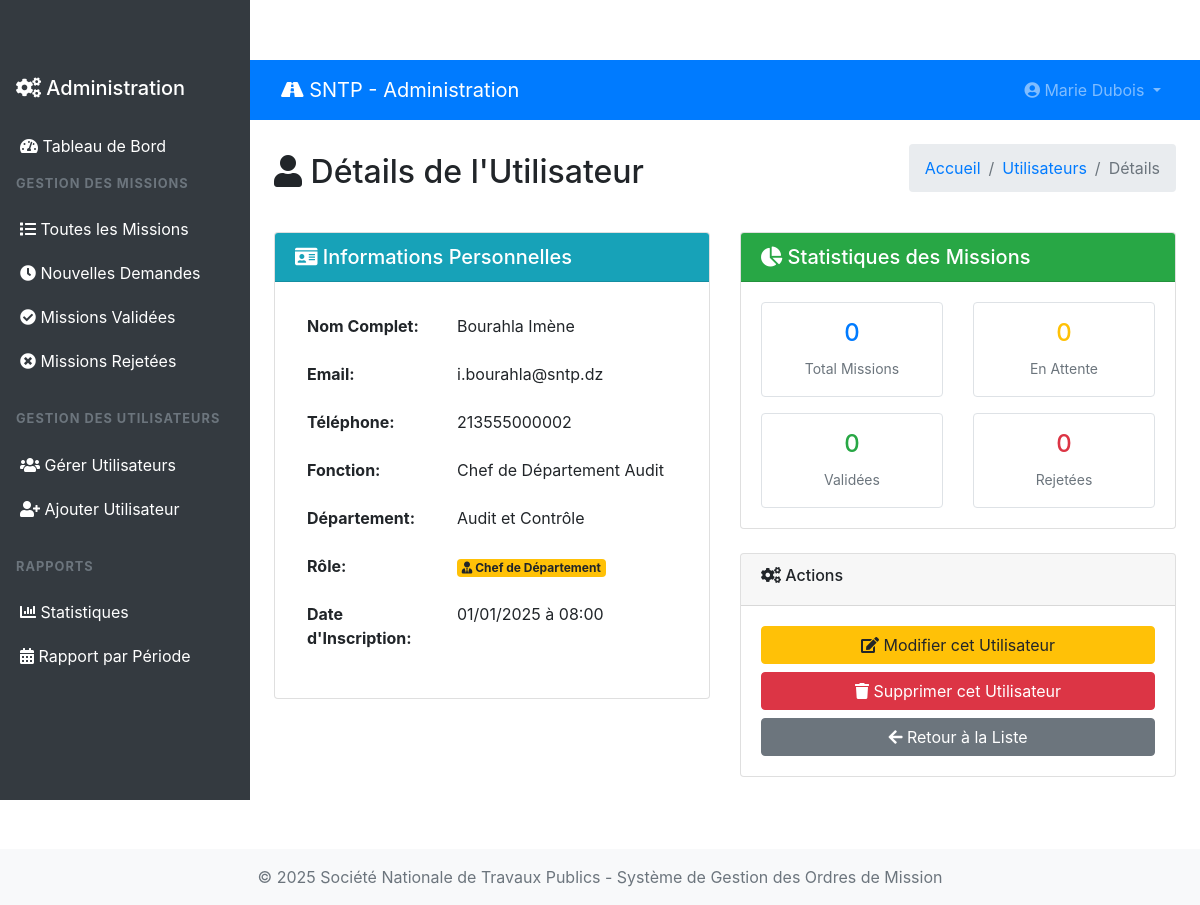
The page /admin/view-user.php?viewid=2 (signed in) on the database as committed earlier.
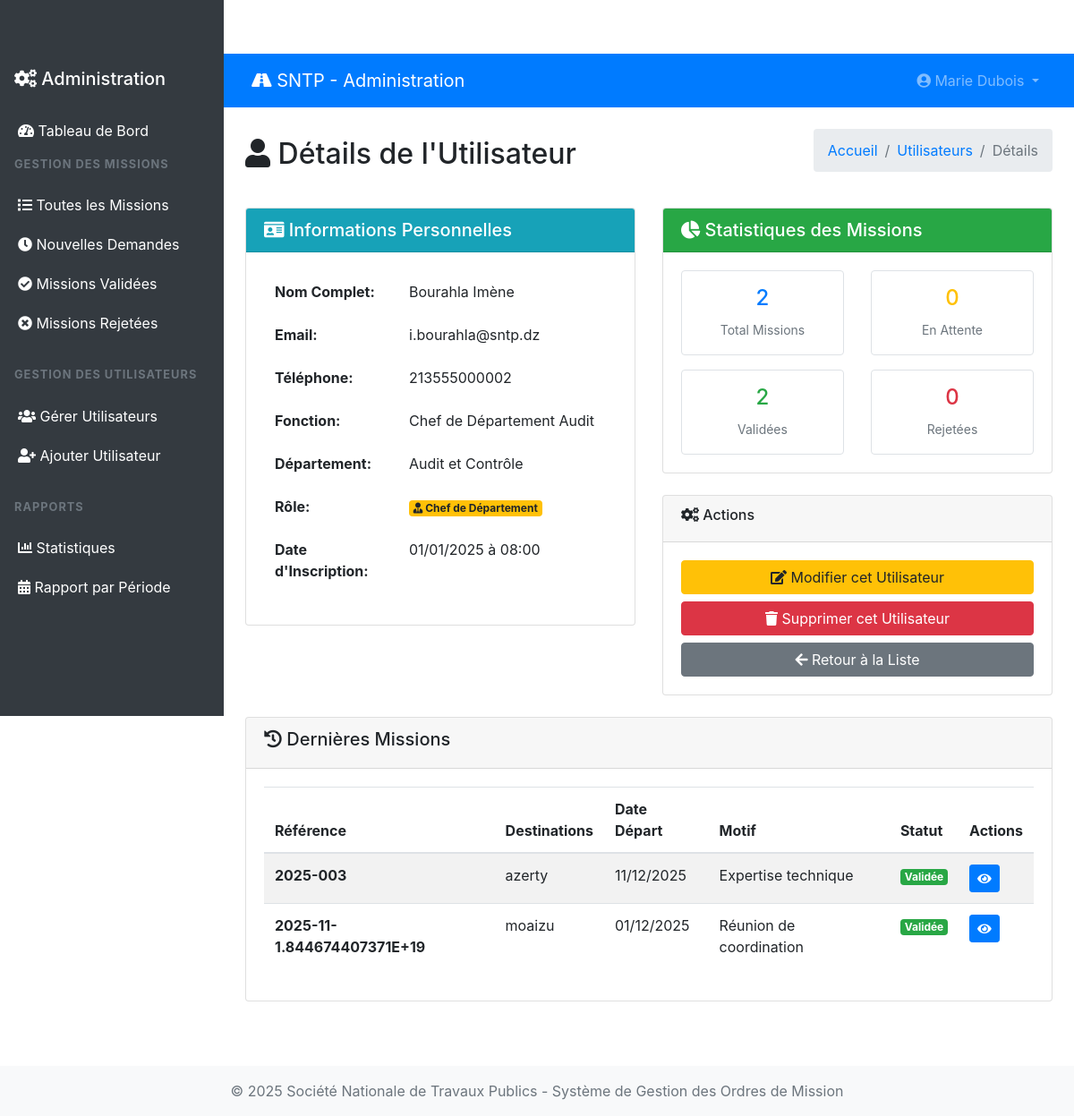
The same page on the database as committed later.
### tables this page shows
CREATE TABLE `tblmissions` (
  `ID` int(10) NOT NULL,
  `UserID` int(5) NOT NULL,
  `SubmittedBy` int(5) DEFAULT NULL,
  `ReferenceNumber` varchar(50) DEFAULT NULL,
  `NomPrenom` varchar(400) DEFAULT NULL,
  `Fonction` varchar(200) DEFAULT NULL,
  `VilleDepart` varchar(200) DEFAULT NULL,
  `DateDepart` date DEFAULT NULL,
  `Destinations` text DEFAULT NULL,
  `ItineraireType` varchar(100) DEFAULT NULL,
  `MotifDeplacement` varchar(300) DEFAULT NULL,
  `MoyenTransport` varchar(200) DEFAULT NULL,
  `DateRetour` date DEFAULT NULL,
  `Observations` text DEFAULT NULL,
  `Status` enum('en_attente','validee','rejetee','en_cours') DEFAULT 'en_attente',
  `Remarque` text DEFAULT NULL,
  `ValidatedBy` int(5) DEFAULT NULL,
  `DateCreation` timestamp NULL DEFAULT current_timestamp(),
  `DateValidation` timestamp NULL DEFAULT NULL ON UPDATE current_timestamp(),
  `SignaturePath` varchar(255) DEFAULT NULL COMMENT 'Signature manuscrite lors de la validation',
  `StampPath` varchar(255) DEFAULT NULL COMMENT 'Cachet officiel utilisé'
);

### admin/view-user.php (the view, shortened to what the changed rows need)
<?php
include('includes/dbconnection.php');
if (strlen($_SESSION['GMSaid']) == 0) {
    header('location:logout.php');
} else {
    $vid = intval($_GET['viewid']);
?>
<!DOCTYPE html>
<html lang="fr">
<head>
    <link href="https://cdn.jsdelivr.net/npm/bootstrap@4.6.2/dist/css/bootstrap.min.css" rel="stylesheet">
    <link href="https://cdnjs.cloudflare.com/ajax/libs/font-awesome/5.15.4/css/all.min.css" rel="stylesheet">
</head>
<body>
    <div class="main-content">
        <div class="container-fluid p-4">
            <div class="d-flex justify-content-between align-items-center mb-4">
                <h2><i class="fas fa-user"></i> Détails de l'Utilisateur</h2>
            </div>
            <?php
            $sql = "SELECT * FROM tblusers WHERE ID=:vid";
            $query = $dbh->prepare($sql);
            $query->bindParam(':vid', $vid, PDO::PARAM_STR);
            $query->execute();
            $result = $query->fetch(PDO::FETCH_OBJ);
            if($query->rowCount() > 0) {
            ?>
            <div class="row">
                <div class="col-lg-6">
                    <div class="card">
                        <div class="card-header bg-info text-white">
                            <h5 class="mb-0"><i class="fas fa-id-card"></i> Informations Personnelles</h5>
                        </div>
                        <div class="card-body">
                            <table class="table table-borderless">
                                <tr>
                                    <th width="150">Nom Complet:</th>
                                    <td><?php echo htmlentities($result->Nom . ' ' . $result->Prenom); ?></td>
                                </tr>
                                <tr>
                                    <th>Email:</th>
                                    <td><?php echo htmlentities($result->Email); ?></td>
                                </tr>
                                <tr>
                                    <th>Téléphone:</th>
                                    <td>
                                        <?php if($result->MobileNumber) { ?>
                                            <?php echo htmlentities($result->MobileNumber); ?>
                                        <?php } else { ?>
                                            <span class="text-muted">Non renseigné</span>
                                        <?php } ?>
                                    </td>
                                </tr>
                                <tr>
                                    <th>Fonction:</th>
                                    <td><?php echo htmlentities($result->Fonction); ?></td>
                                </tr>
                                <tr>
                                    <th>Département:</th>
                                    <td><?php echo htmlentities($result->Departement); ?></td>
                                </tr>
                                <tr>
                                    <th>Rôle:</th>
                                    <td>
                                        <?php if($result->Role == 'admin') { ?>
                                            <span class="badge badge-danger badge-lg">
                                                <i class="fas fa-user-shield"></i> Administrateur
                                            </span>
                                        <?php } elseif($result->Role == 'chef_departement') { ?>
                                            <span class="badge badge-warning badge-lg">
                                                <i class="fas fa-user-tie"></i> Chef de Département
                                            </span>
                                        <?php } else { ?>
                                            <span class="badge badge-info badge-lg">
                                                <i class="fas fa-user"></i> Utilisateur
                                            </span>
                                        <?php } ?>
                                    </td>
                                </tr>
                                <tr>
                                    <th>Date d'Inscription:</th>
                                    <td><?php echo date('d/m/Y à H:i', strtotime($result->RegDate)); ?></td>
                                </tr>
                            </table>
                        </div>
                    </div>
                </div>
                <div class="col-lg-6">
                    <div class="card">
                        <div class="card-header bg-success text-white">
                            <h5 class="mb-0"><i class="fas fa-chart-pie"></i> Statistiques des Missions</h5>
                        </div>
                        <div class="card-body">
                            <?php
                            $sql = "SELECT
                                       COUNT(*) as total,
                                       COUNT(CASE WHEN Status='en_attente' THEN 1 END) as en_attente,
                                       COUNT(CASE WHEN Status='validee' THEN 1 END) as validees,
                                       COUNT(CASE WHEN Status='rejetee' THEN 1 END) as rejetees
                                    FROM tblmissions WHERE UserID=:vid";
                            $query = $dbh->prepare($sql);
                            $query->bindParam(':vid', $vid, PDO::PARAM_STR);
                            $query->execute();
                            $stats = $query->fetch(PDO::FETCH_OBJ);
                            ?>
                            <div class="row text-center">
                                <div class="col-6 mb-3">
                                    <div class="border rounded p-3">
                                        <h4 class="text-primary"><?php echo $stats->total; ?></h4>
                                        <small class="text-muted">Total Missions</small>
                                    </div>
                                </div>
                                <div class="col-6 mb-3">
                                    <div class="border rounded p-3">
                                        <h4 class="text-warning"><?php echo $stats->en_attente; ?></h4>
                                        <small class="text-muted">En Attente</small>
                                    </div>
                                </div>
                                <div class="col-6">
                                    <div class="border rounded p-3">
                                        <h4 class="text-success"><?php echo $stats->validees; ?></h4>
                                        <small class="text-muted">Validées</small>
                                    </div>
                                </div>
                                <div class="col-6">
                                    <div class="border rounded p-3">
                                        <h4 class="text-danger"><?php echo $stats->rejetees; ?></h4>
                                        <small class="text-muted">Rejetées</small>
                                    </div>
                                </div>
                            </div>
                        </div>
                    </div>
                    <div class="card mt-4">
                        <div class="card-header">
                            <h6><i class="fas fa-cogs"></i> Actions</h6>
                        </div>
                        <div class="card-body">
                            <a href="edit-user.php?editid=<?php echo $result->ID; ?>"
                               class="btn btn-warning btn-block">
                                <i class="fas fa-edit"></i> Modifier cet Utilisateur
                            </a>
                            <?php if($result->Role != 'admin') { ?>
                            <a href="manage-users.php?delid=<?php echo $result->ID; ?>"
                               class="btn btn-danger btn-block mt-2"
                               onclick="return confirm('Êtes-vous sûr de vouloir supprimer cet utilisateur ?');">
                                <i class="fas fa-trash"></i> Supprimer cet Utilisateur
                            </a>
                            <?php } ?>
                            <a href="manage-users.php" class="btn btn-secondary btn-block mt-2">
                                <i class="fas fa-arrow-left"></i> Retour à la Liste
                            </a>
                        </div>
                    </div>
                </div>
            </div>
            <?php if($stats->total > 0) { ?>
            <div class="row mt-4">
                <div class="col-12">
                    <div class="card">
                        <div class="card-header">
                            <h5><i class="fas fa-history"></i> Dernières Missions</h5>
                        </div>
                        <div class="card-body">
                            <div class="table-responsive">
                                <table class="table table-striped">
                                    <thead>
                                        <tr>
                                            <th>Référence</th>
                                            <th>Destinations</th>
                                            <th>Date Départ</th>
                                            <th>Motif</th>
                                            <th>Statut</th>
                                            <th>Actions</th>
                                        </tr>
                                    </thead>
                                    <tbody>
                                        <?php
                                        $sql = "SELECT * FROM tblmissions WHERE UserID=:vid ORDER BY DateCreation DESC LIMIT 5";
                                        $query = $dbh->prepare($sql);
                                        $query->bindParam(':vid', $vid, PDO::PARAM_STR);
                                        $query->execute();
                                        $missions = $query->fetchAll(PDO::FETCH_OBJ);
                                        foreach($missions as $mission) {
                                        ?>
                                        <tr>
                                            <td><strong><?php echo htmlentities($mission->ReferenceNumber); ?></strong></td>
                                            <td><?php echo htmlentities($mission->Destinations); ?></td>
                                            <td><?php echo date('d/m/Y', strtotime($mission->DateDepart)); ?></td>
                                            <td><?php echo htmlentities($mission->MotifDeplacement); ?></td>
                                            <td>
                                                <?php if($mission->Status == 'en_attente') { ?>
                                                    <span class="badge badge-warning">En attente</span>
                                                <?php } elseif($mission->Status == 'validee') { ?>
                                                    <span class="badge badge-success">Validée</span>
                                                <?php } else { ?>
                                                    <span class="badge badge-danger">Rejetée</span>
                                                <?php } ?>
                                            </td>
                                            <td>
                                                <a href="view-mission-detail.php?viewid=<?php echo $mission->ID; ?>"
                                                   class="btn btn-sm btn-primary">
                                                    <i class="fas fa-eye"></i>
                                                </a>
                                            </td>
                                        </tr>
                                        <?php } ?>
                                    </tbody>
                                </table>
                            </div>
                        </div>
                    </div>
                </div>
            </div>
            <?php } ?>
            <?php } ?>
        </div>
    </div>
</body>
</html>
<?php } ?>

Rows that differ between the two databases and show on the page:
added tblmissions: ReferenceNumber "2025-003", Destinations "azerty", DateDepart "11/12/2025", MotifDeplacement "Expertise technique", Status "Validée"
added tblmissions: ReferenceNumber "2025-11-1.844674407371E+19", Destinations "moaizu", DateDepart "01/12/2025", MotifDeplacement "Réunion de coordination", Status "Validée"
Other text that changed with them:
$stats->total: "0" → "2"
$stats->validees: "0" → "2"
text now shown: "Dernières Missions Référence Destinations Date Départ Motif Statut Actions"
